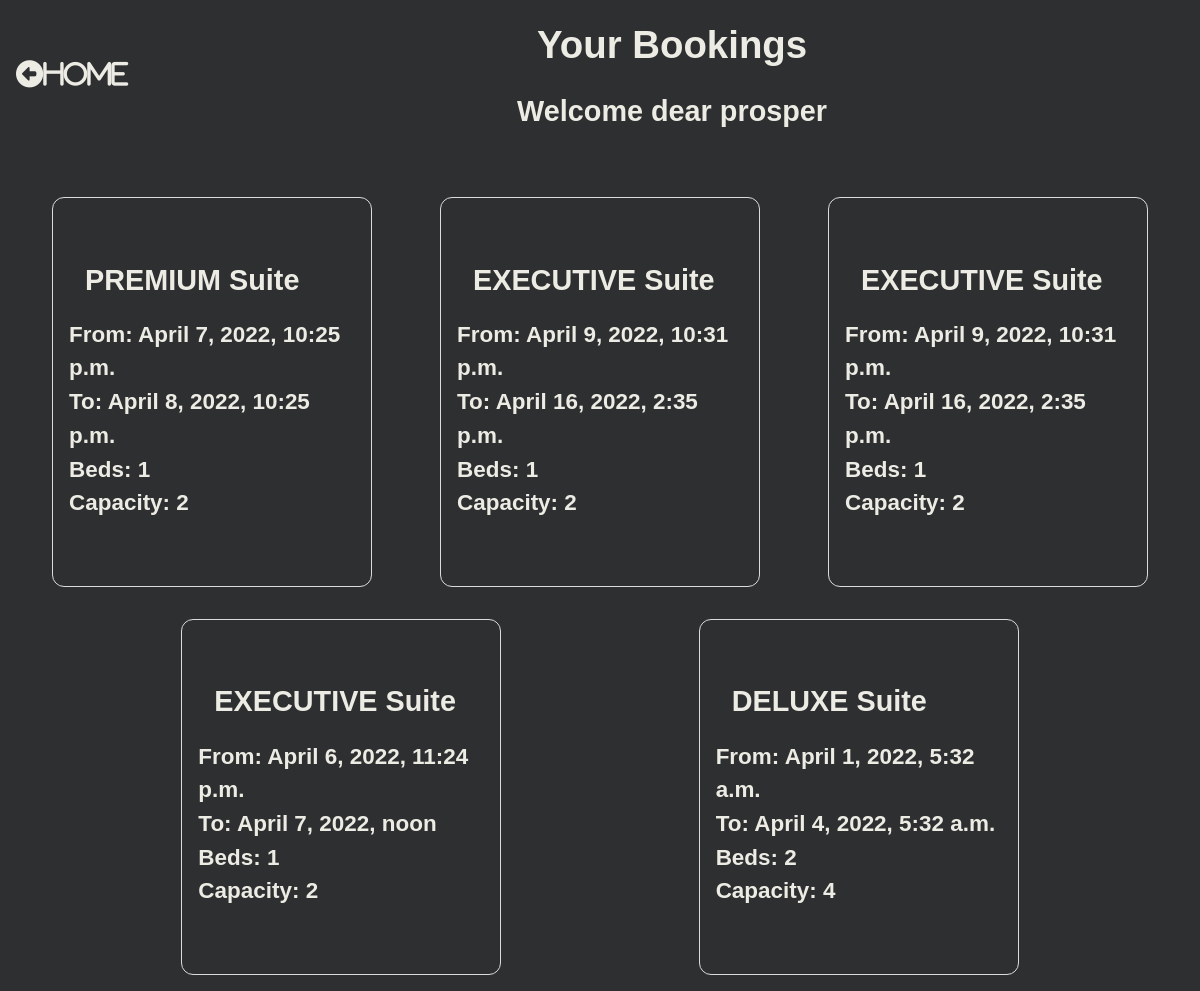
The page /booking-list/ (signed in) on the database as committed earlier.
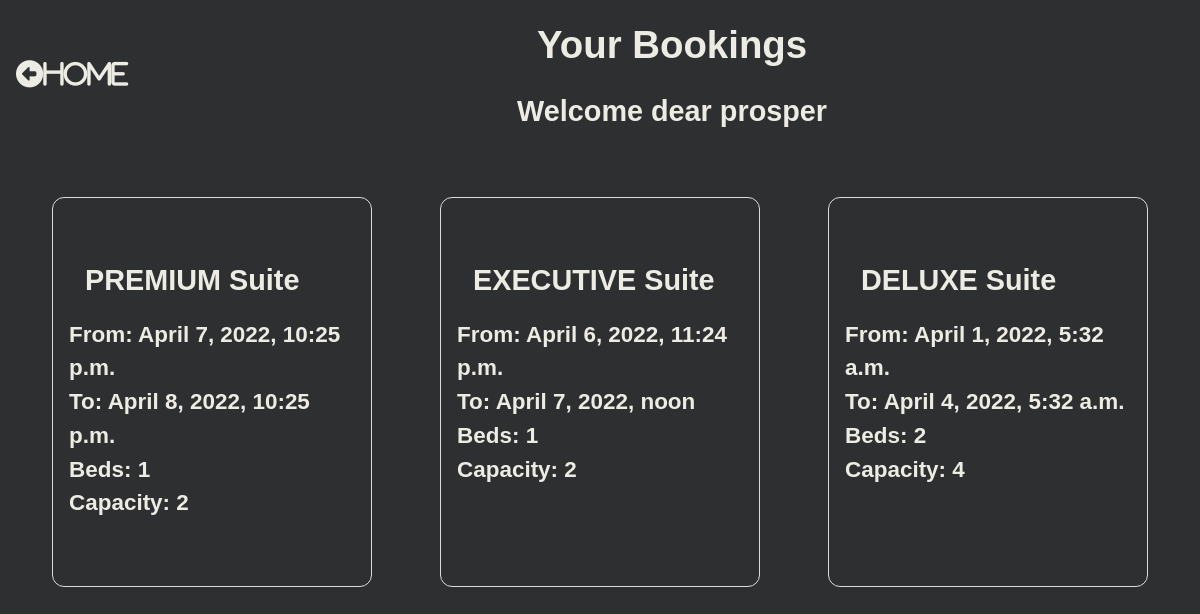
The same page on the database as committed later.
### hotel/models.py (models this page shows, shortened)
class Booking(models.Model):
    user = models.ForeignKey(settings.AUTH_USER_MODEL, on_delete=models.CASCADE)
    room = models.ForeignKey(Room, on_delete=models.CASCADE)
    check_in = models.DateTimeField()
    check_out = models.DateTimeField()
    def get_room_category(self):
        room_categories = dict(self.room.ROOM_CATEGORIES)
        room_category = room_categories.get(self.room.category)
        return room_category
    def get_cancel_booking_url(self):
        return reverse_lazy('CancelBookingView', args=[self.pk])

class Room(models.Model):
    ROOM_CATEGORIES=(
        ('EXE', 'EXECUTIVE'),
        ('DEL', 'DELUXE'),
        ('PRE', 'PREMIUM'),
        ('STD', 'STANDARD'),
        ('PNT', 'PENTHOUSE')
    )
    number = models.IntegerField()
    category = models.CharField(max_length=3, choices=ROOM_CATEGORIES)
    beds = models.IntegerField()
    capacity = models.IntegerField()

### hotel/views.py (the view)
# urls.py: path("booking-list/", BookingListView.as_view(), name="BookingListView"),
class BookingListView(ListView):
    model = Booking
    template_name = "hotel/booking_list_view.html"
    def get_queryset(self, *args, **kwargs):
        if self.request.user.is_staff:
            booking_list = Booking.objects.all()
            return booking_list
        else:
            booking_list = Booking.objects.filter(user=self.request.user)
            return booking_list

### hotel/templates/hotel/booking_list_view.html (shortened to what this page needs)
{% load static %}
<!DOCTYPE html>
<html lang="en">
<head>
    <link rel="stylesheet" href="{% static 'hotel/css/booking_list_view.css' %}">
</head>
<body>
    <div class="content">
        <div class="header">
            <div class="headings">
                <h1>Your Bookings</h1>
                <h2>Welcome dear {{user}}</h2>
            </div>
            <div class="home">
                <div class="home">
                    <a href="{% url 'RoomListView' %}"><i class="fas fa-arrow-alt-circle-left">Home</i></a>
                </div>
            </div>
        </div>
        <div class="bookings">
            {% for booking in booking_list %}
            <div class="booking">
                <div class="category">
                    <h2>{{booking.get_room_category}} Suite</h2>
                </div>
                <div class="from">
                    <h3>From: {{booking.check_in}}</h3>
                </div>
                <div class="to">
                    <h3>To: {{booking.check_out}}</h3>
                </div>
                <div class="beds">
                    <h3>Beds: {{booking.room.beds}}</h3>
                </div>
                <div class="capacity">
                    <h3>Capacity: {{booking.room.capacity}}</h3>
                </div>
                <div class="cancel"><a href="{{ booking.get_cancel_booking_url }}" class="invisible"></a></div>
            </div>
            {% endfor %}
        </div>
</body>
</html>

Rows that differ between the two databases and show on the page:
removed Booking: get_room_category "EXECUTIVE", check_in "April 9, 2022, 10:31 p.m.", check_out "April 16, 2022, 2:35 p.m.", room.beds "1", room.capacity "2"
removed Booking: get_room_category "EXECUTIVE", check_in "April 9, 2022, 10:31 p.m.", check_out "April 16, 2022, 2:35 p.m.", room.beds "1", room.capacity "2"
